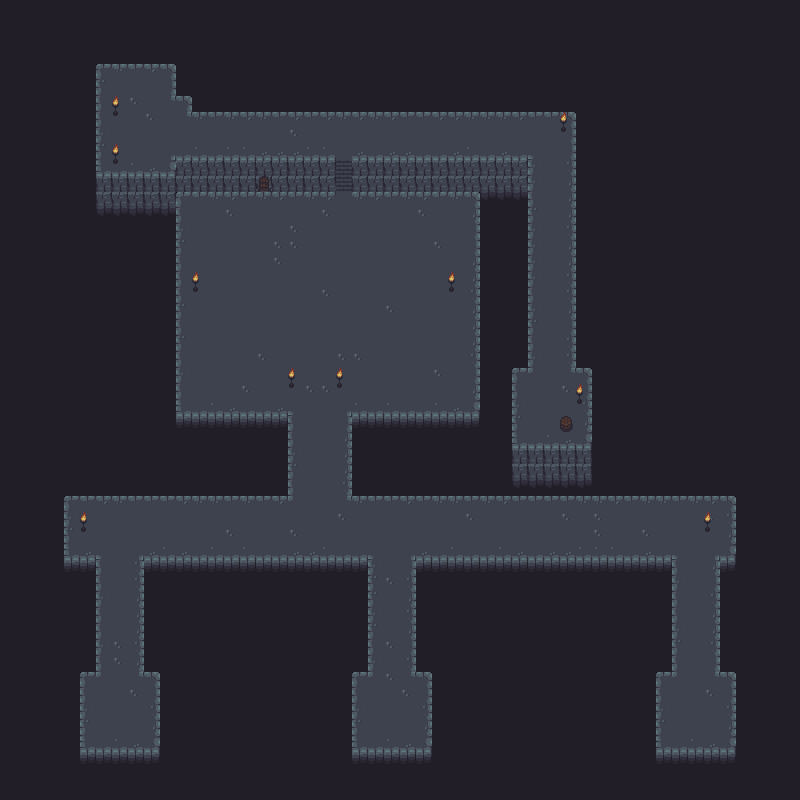

This is a level from a 2D game, rendered from its Tiled map with the project's own tilesets. A one-line summary and the map file follow, with tile-layer data summarised:
An orthogonal 50x50 tile map with 16x16 px tiles, 3 tile layers (Solid, Layer1, Layer2).

<map version="1.0" orientation="orthogonal" renderorder="right-down" width="50" height="50" tilewidth="16" tileheight="16" nextobjectid="1"><tileset firstgid="1" name="dungeon_tiles_formatted_v2" tilewidth="16" tileheight="16" tilecount="299" columns="23"><image source="../../../../Desktop/SavingPrivateDan/res/tile/dungeon_tiles_formatted_v2.png" width="368" height="208" /></tileset><layer name="Solid" width="50" height="50"><data>[2500 cells, 1736 non-empty, 6 distinct tile ids]</data></layer><layer name="Layer1" width="50" height="50"><data>[2500 cells, 769 non-empty, 30 distinct tile ids]</data></layer><layer name="Layer2" width="50" height="50"><data>[2500 cells, 123 non-empty, 19 distinct tile ids]</data></layer></map>